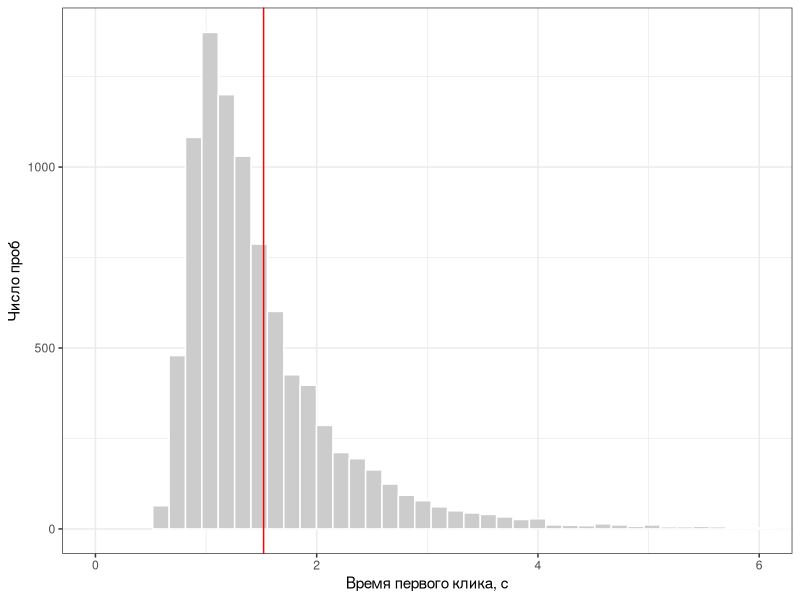
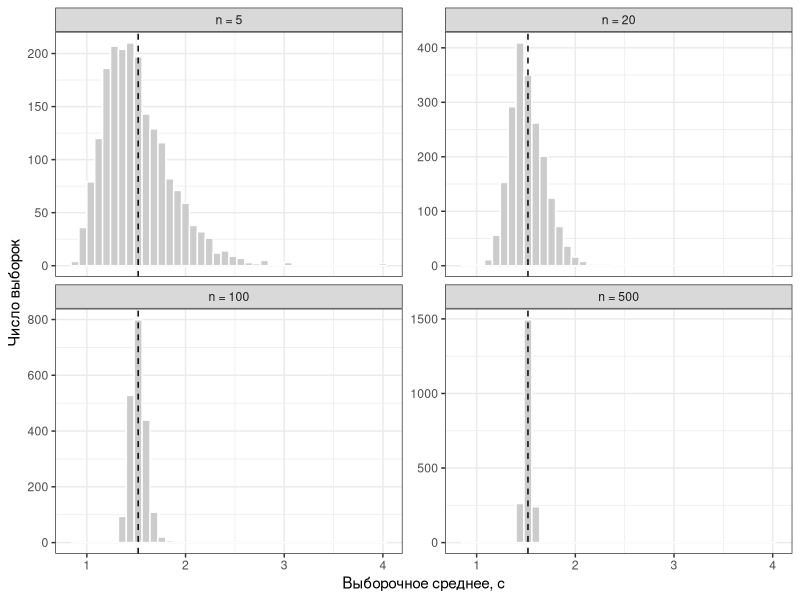
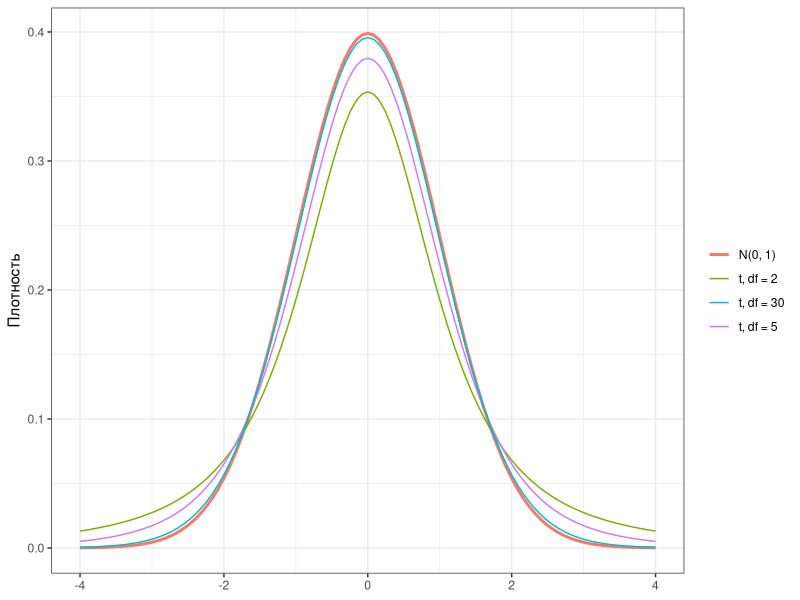
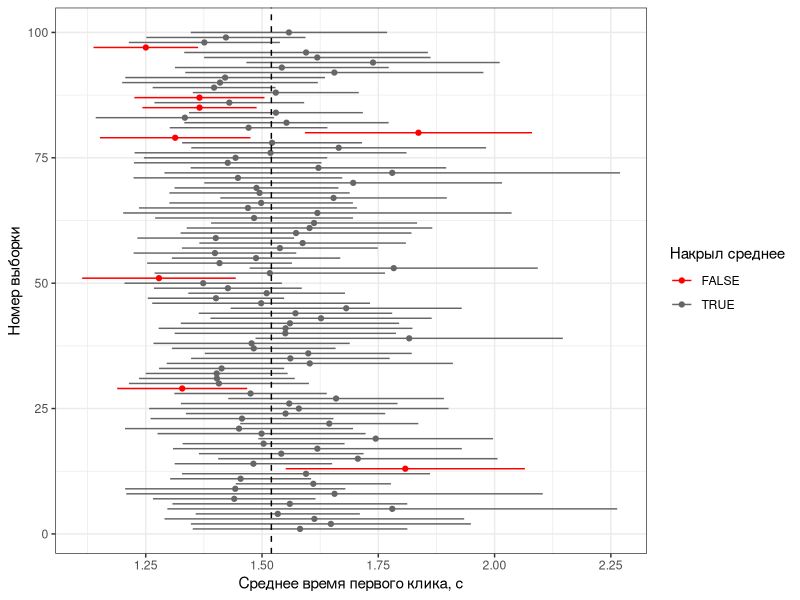
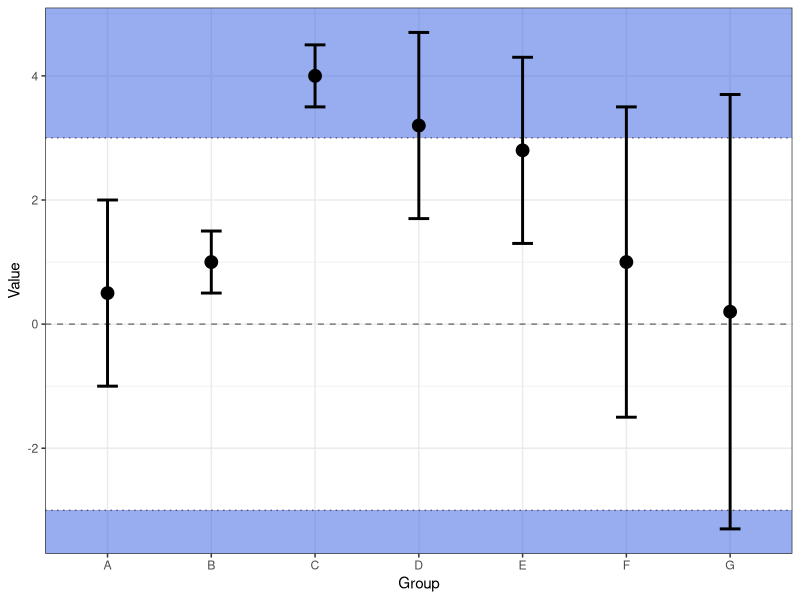

Here is the R script that generated these plots, in order:
## ---- chunk 1
knitr::opts_chunk$set(echo = TRUE, eval = TRUE, warning = FALSE, message = FALSE, error = FALSE,
                      fig.height = 3.4, fig.width = 6.5)
## ---- chunk 2
library(tidyverse)
theme_set(theme_bw())
## ---- chunk 3
share <- read_csv("data/sharexp/share_clean.csv", show_col_types = FALSE)
## ---- chunk 4
x <- c(14, 10, 9, 16, 30, 3, 25, 8, 18, 7)

z <- (x - mean(x)) / sd(x)
round(z, 2)
c(mean(z), sd(z))  # среднее 0, SD = 1
## ---- chunk 5
m <- mean(share$time1); s <- sd(share$time1)
c(m - 2 * s, m + 2 * s)
## ---- chunk 6
pnorm(1)             # доля наблюдений ниже z = 1 (стандартное нормальное)
pnorm(1.96) - pnorm(-1.96)
## ---- chunk 7
#| label: fig-population
#| fig-cap: "«Генеральная совокупность»: время первого клика в 9000 пробах"
#| fig-height: 3
mu <- mean(share$time1)
sigma <- sqrt(mean((share$time1 - mu)^2))   # SD совокупности (с делением на N)

share |>
  ggplot(aes(time1)) +
  geom_histogram(bins = 80, fill = "grey80", colour = "white") +
  geom_vline(xintercept = mu, colour = "red") +
  coord_cartesian(xlim = c(0, 6)) +
  labs(x = "Время первого клика, с", y = "Число проб")
## ---- chunk 8
set.seed(2026)
means_10 <- replicate(1000, mean(sample(share$time1, size = 10)))
c(mean = mean(means_10), sd = sd(means_10))
## ---- chunk 9
#| label: fig-sampling-dist
#| fig-cap: "Выборочное распределение среднего при разных объёмах выборки (по 2000 выборок). Пунктир --- $\\mu$"
#| fig-height: 4.5
set.seed(2026)
sampling <- expand_grid(n = c(5, 20, 100, 500), rep = 1:2000) |>
  mutate(m = map_dbl(n, \(n) mean(sample(share$time1, size = n)))) |>
  mutate(n = factor(n, labels = paste("n =", c(5, 20, 100, 500))))

sampling |>
  ggplot(aes(m)) +
  geom_histogram(bins = 40, fill = "grey80", colour = "white") +
  geom_vline(xintercept = mu, linetype = "dashed") +
  facet_wrap(~ n, scales = "free_y") +
  labs(x = "Выборочное среднее, с", y = "Число выборок")
## ---- chunk 10
sampling |>
  summarise(sd_of_means = sd(m), .by = n) |>
  mutate(n_value = parse_number(as.character(n)),
         se_formula = sigma / sqrt(n_value)) |>
  select(n, sd_of_means, se_formula)
## ---- chunk 11
set.seed(2026)
one_sample <- sample(share$time1, size = 50)
c(mean = mean(one_sample), sd = sd(one_sample), se = sd(one_sample) / sqrt(length(one_sample)))
## ---- chunk 12
qnorm(c(0.025, 0.975))
## ---- chunk 13
#| label: fig-t-dist
#| fig-cap: "Распределение Стьюдента при разном числе степеней свободы приближается к стандартному нормальному"
#| fig-height: 3.2
ggplot() +
  geom_function(fun = dnorm, aes(colour = "N(0, 1)"), linewidth = 1) +
  geom_function(fun = dt, args = list(df = 2), aes(colour = "t, df = 2")) +
  geom_function(fun = dt, args = list(df = 5), aes(colour = "t, df = 5")) +
  geom_function(fun = dt, args = list(df = 30), aes(colour = "t, df = 30")) +
  xlim(-4, 4) +
  labs(x = NULL, y = "Плотность", colour = NULL)
## ---- chunk 14
tibble(df = c(2, 5, 10, 30, 100, 1000),
       t_crit = qt(0.975, df))
## ---- chunk 15
n <- length(one_sample)
se <- sd(one_sample) / sqrt(n)
t_crit <- qt(0.975, df = n - 1)

mean(one_sample) + c(-1, 1) * t_crit * se
## ---- chunk 16
t.test(one_sample)$conf.int
## ---- chunk 17
#| label: fig-ci-coverage
#| fig-cap: "100 доверительных интервалов для среднего, построенных по разным выборкам. Красным выделены интервалы, не накрывшие истинное среднее"
#| fig-height: 5
set.seed(2026)
cis <- map(1:100, \(i) {
  smp <- sample(share$time1, size = 50)
  ci <- t.test(smp)$conf.int
  tibble(i = i, m = mean(smp), lower = ci[1], upper = ci[2])
}) |> list_rbind() |>
  mutate(covers = lower < mu & mu < upper)

mean(cis$covers)

cis |>
  ggplot(aes(m, i, colour = covers)) +
  geom_pointrange(aes(xmin = lower, xmax = upper), size = 0.2) +
  geom_vline(xintercept = mu, linetype = "dashed") +
  scale_colour_manual(values = c("TRUE" = "grey40", "FALSE" = "red")) +
  labs(x = "Среднее время первого клика, с", y = "Номер выборки", colour = "Накрыл среднее")
## ---- chunk 18
set.seed(2026)
samples <- map(c(10, 50, 250, 1000), \(n) sample(share$time1, size = n)) |> 
  set_names(c(10, 50, 250, 1000))

expand_grid(n = names(samples), level = c(0.90, 0.95, 0.99)) |> 
  mutate(width = map2_dbl(n, level, \(n, lvl) diff(t.test(samples[[n]], conf.level = lvl)$conf.int))) |> 
  pivot_wider(names_from = level, values_from = width, names_prefix = "CI ")
## ---- chunk 19
set.seed(2026)
boot_medians <- replicate(5000, median(sample(one_sample, replace = TRUE)))

quantile(boot_medians, c(0.025, 0.975))   # 95% бутстреп-интервал для медианы
## ---- chunk 20
# все пробы как будто независимы -- неправильно
ci_trials <- t.test(share$time1)$conf.int

# среднее по каждому испытуемому, затем интервал -- корректно
id_mean <- share |> summarise(m = mean(time1), .by = id)
ci_subjects <- t.test(id_mean$m)$conf.int

tibble(unit = c("пробы (n = 9000)", "испытуемые (n = 20)"),
       lower = c(ci_trials[1], ci_subjects[1]),
       upper = c(ci_trials[2], ci_subjects[2]),
       width = upper - lower)
## ---- chunk 21
#| echo: false

tibble(
  a = c("y", "ymin", "ymax"),
  A = c(0.5, -1, 2),
  B = c(1, 0.5, 1.5),
  C = c(4, 3.5, 4.5),
  D = c(3.2, 1.7, 4.7),
  E = c(2.8, 1.3, 4.3),
  F = c(1, 3.5, -1.5),
  G = c(0.2, 3.7, -3.3)
) %>% pivot_longer(cols = -a) %>% 
  pivot_wider(names_from = a, values_from = value) %>% 
  ggplot(aes(x = name, y = y, ymin = ymin, ymax = ymax)) +
  geom_rect(aes(xmin = -Inf, xmax = Inf, ymin = 3, ymax = Inf),
            fill = "royalblue", alpha = .1) +
  geom_rect(aes(xmin = -Inf, xmax = Inf, ymin = -Inf, ymax = -3),
            fill = "royalblue", alpha = .1) +
  geom_hline(yintercept = 0, linetype = "dashed", 
             color = "black", alpha = .5) +
  geom_hline(yintercept = c(-3, 3), linetype = "dotted", 
             color = "black", alpha = .5) +
  geom_point(size = 4) +
  geom_errorbar(width = .2, linewidth = 1) +
  # facet_wrap(~ group1) +
  labs(x = "Group", y = "Value")
